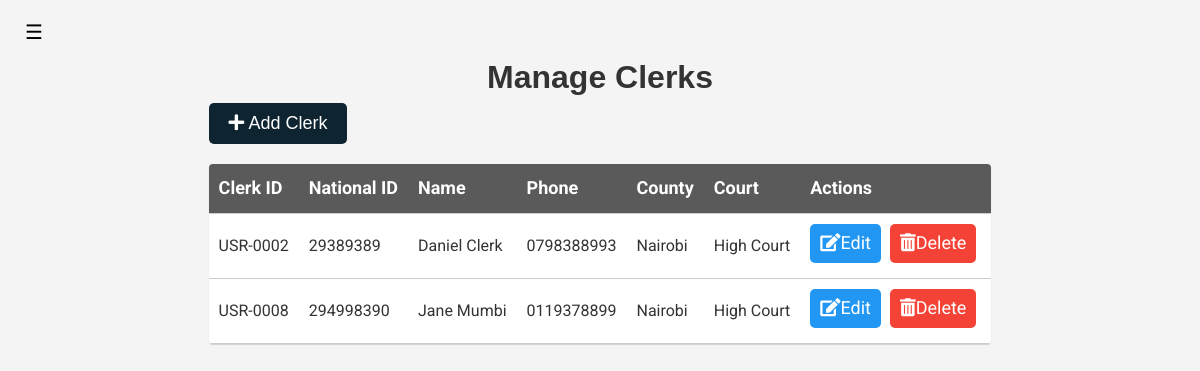
Before: /admin-manage-clerk (signed in) with the older database file.
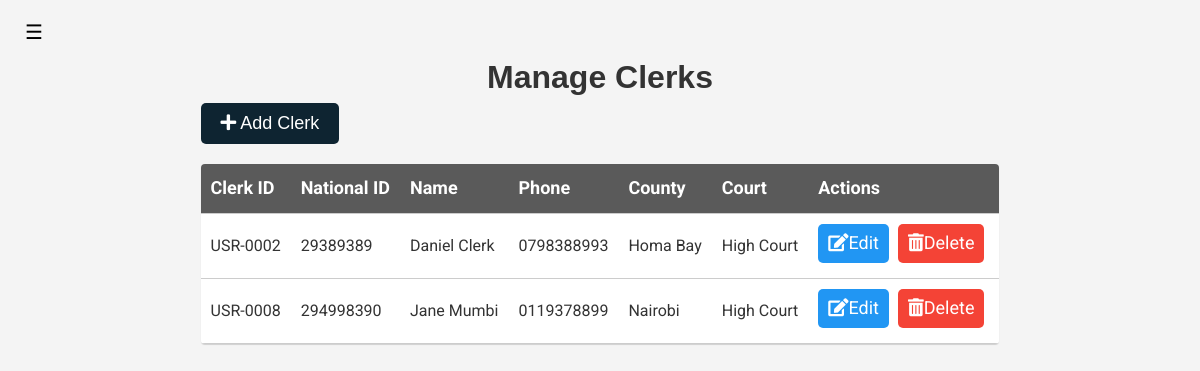
After: the same page with the newer database file.
### court_proceedings_management_application/models.py (models this page shows, shortened)
class User(AbstractUser, PermissionsMixin):
    ROLES = (
        ('admin', 'Admin'),
        ('clerk', 'Clerk'),
        ('judge', 'Judge'),
        ('participant', 'Participant'),
        ('lawyer', 'Lawyer'),
    )
    COUNTY_CHOICES = (
        ('Baringo', 'Baringo'),
        ('Bomet', 'Bomet'),
        ('Bungoma', 'Bungoma'),
        ('Busia', 'Busia'),
        ('Elgeyo Marakwet', 'Elgeyo Marakwet'),
        ('Embu', 'Embu'),
        ('Garissa', 'Garissa'),
        ('Homa Bay', 'Homa Bay'),
        ('Isiolo', 'Isiolo'),
        ('Kajiado', 'Kajiado'),
        ('Kakamega', 'Kakamega'),
        ('Kericho', 'Kericho'),
        ('Kiambu', 'Kiambu'),
        ('Kilifi', 'Kilifi'),
        ('Kirinyaga', 'Kirinyaga'),
        ('Kisii', 'Kisii'),
        ('Kisumu', 'Kisumu'),
        ('Kitui', 'Kitui'),
        ('Kwale', 'Kwale'),
        ('Laikipia', 'Laikipia'),
        ('Lamu', 'Lamu'),
        ('Machakos', 'Machakos'),
        ('Makueni', 'Makueni'),
        ('Mandera', 'Mandera'),
        ('Marsabit', 'Marsabit'),
        ('Meru', 'Meru'),
        ('Migori', 'Migori'),
        ('Mombasa', 'Mombasa'),
        ('Murang\'a', 'Murang\'a'),
        ('Nairobi', 'Nairobi'),
        ('Nakuru', 'Nakuru'),
        ('Nandi', 'Nandi'),
        ('Narok', 'Narok'),
        ('Nyamira', 'Nyamira'),
        ('Nyandarua', 'Nyandarua'),
        ('Nyeri', 'Nyeri'),
        ('Samburu', 'Samburu'),
        ('Siaya', 'Siaya'),
        ('Taita Taveta', 'Taita Taveta'),
        ('Tana River', 'Tana River'),
        ('Tharaka Nithi', 'Tharaka Nithi'),
    )
    TRIBE_CHOICES = (
        ('Kikuyu', 'Kikuyu'),
        ('Luhya', 'Luhya'),
        ('Luo', 'Luo'),
        ('Kalenjin', 'Kalenjin'),
        ('Kamba', 'Kamba'),
        ('Kisii', 'Kisii'),
        ('Mijikenda', 'Mijikenda'),
        ('Meru', 'Meru'),
        ('Turkana', 'Turkana'),
        ('Maasai', 'Maasai'),
        ('Embu', 'Embu'),
        ('Taita', 'Taita'),
        ('Giriama', 'Giriama'),
        ('Rendille', 'Rendille'),
        ('Borana', 'Borana'),
        ('Samburu', 'Samburu'),
        ('Pokomo', 'Pokomo'),
        ('Orma', 'Orma'),
        ('Elmolo', 'Elmolo'),
        ('Digo', 'Digo'),
        ('Swahili', 'Swahili'),
        ('Taveta', 'Taveta'),
        ('Kuria', 'Kuria'),
        ('Mbeere', 'Mbeere'),
        ('Tharaka', 'Tharaka'),
        ('Gusii', 'Gusii'),
        ('Ilchamus', 'Ilchamus'),
        ('Kalenjin', 'Kalenjin'),
        ('Kamba', 'Kamba'),
        ('Kikuyu', 'Kikuyu'),
        ('Kisii', 'Kisii'),
        ('Kuria', 'Kuria'),
        ('Luhya', 'Luhya'),
        ('Luo', 'Luo'),
        ('Maasai', 'Maasai'),
        ('Meru', 'Meru'),
        ('Mijikenda', 'Mijikenda'),
        ('Pokomo', 'Pokomo'),
        ('Rendille', 'Rendille'),
        ('Samburu', 'Samburu'),
        ('Somali', 'Somali'),
        ('Swahili', 'Swahili'),
        ('Taita', 'Taita'),
        ('Taveta', 'Taveta'),
        ('Tharaka', 'Tharaka'),
        ('Turkana', 'Turkana'),
        ('Gabra', 'Gabra'),
        ('Giriama', 'Giriama'),
    )
    GENDER_CHOICES = (
        ('male', 'Male'),
        ('female', 'Female'),
        ('prefer not to say', 'Prefer not to say'),
    )
    profile_image = models.ImageField(upload_to='profile_images/', null=True, blank=True, default='profile_images'
                                                                                                  '/default.png')
    user_id = models.CharField(max_length=30, unique=True)
    first_name = models.CharField(max_length=30)
    last_name = models.CharField(max_length=30, null=True, blank=True)
    username = models.CharField(max_length=30, unique=True)
    email = models.EmailField(unique=True)
    role = models.CharField(max_length=30, choices=ROLES, default='observer')
    national_id = models.IntegerField(unique=True)
    county_of_residence = models.CharField(max_length=30, choices=COUNTY_CHOICES, default='Nairobi')
    phone_number = models.CharField(max_length=15, blank=True)
    gender = models.CharField(max_length=30, choices=GENDER_CHOICES, default='prefer not to say')
    tribe = models.CharField(max_length=30, choices=TRIBE_CHOICES, default='Kikuyu')
    date_of_birth = models.DateField()
    address = models.CharField(max_length=255)
    password = models.CharField(max_length=30)
    is_active = models.BooleanField(default=True)
    is_staff = models.BooleanField(default=False)
    is_superuser = models.BooleanField(default=False)
    date_joined = models.DateTimeField(auto_now_add=True)
    created_by = models.ForeignKey('self', on_delete=models.SET_NULL, null=True, blank=True)
    is_approved = models.BooleanField(default=False)
    courts = models.ManyToManyField('Court', related_name='users', blank=True)
    @property
    def is_authenticated(self):
        return bool(self.username and self.password)

class Court(models.Model):
    COURT_TYPES = (
        ('high court', 'High Court'),
        ('magistrate court', 'Magistrate Court'),
        ('environment court', 'Environment and Land Court'),
        ('labour court', 'Employment and Labour Court'),
        ('anti-corruption court', 'Anti-Corruption Court'),
        ('children court', 'Children\'s Court'),
        ('maritime court', 'Maritime Court'),
        ('military court', 'Military Court'),
        ('tax court', 'Tax Court'),
        ('appeal court', 'Court of Appeal'),
        ('supreme court', 'Supreme Court'),
    )
    name = models.CharField(max_length=255)
    court_id = models.CharField(max_length=30, unique=True)
    court_logo = models.ImageField(upload_to='court_logos/', null=True, blank=True,
                                   default='../static/images/default_court.png')
    court_email = models.EmailField()
    court_phone = models.CharField(max_length=15, blank=True)
    court_address = models.CharField(max_length=255)
    location = models.CharField(max_length=255, choices=User.COUNTY_CHOICES)
    court_type = models.CharField(max_length=255, choices=COURT_TYPES)
    created_by = models.ForeignKey(User, on_delete=models.CASCADE)
    created_on = models.DateTimeField(auto_now_add=True, null=True)

### court_proceedings_management_application/views.py (the view)
# urls.py: path('admin-manage-clerk', views.AdminManageClerksView.as_view(), name='admin-manage-clerk'),
class AdminManageClerksView(View):
    def __init__(self, *args, **kwargs):
        super().__init__(*args, **kwargs)
        self.user_service = UserService()
    def get(self, request):
        if not request.user.is_authenticated:
            return redirect('login')
        user = request.user
        user_info = self.user_service.get_user_info(user.username)
        try:
            clerks = self.user_service.get_user_by_role('clerk')
        except:
            clerks = None
            messages.error(request, 'No clerks found in the database', extra_tags='toast')
        context = {
            'clerks': clerks,
            'user_info': user_info
        }
        return render(request, 'admin-manage-clerk.html', context)

### court_proceedings_management_application/interfaces/user_database.py (called while the page is built)
    def get_user_info(self, username):
        try:
            return get_object_or_404(User, username=username)
        except User.DoesNotExist:
            return UserDoesNotExist(f'User with username {username} does not exist')

    def get_user_by_role(self, role):
        try:
            return User.objects.filter(role=role)
        except User.DoesNotExist:
            return UserDoesNotExist(f'User with role {role} does not exist')

### court_proceedings_management_application/interfaces/user_service.py (called while the page is built)
    def get_user_info(self, username):
        try:
            return self.user_database.get_user_info(username)
        except UserDoesNotExist as e:
            print(e)
            return None

    def get_user_by_role(self, role):
        try:
            return self.user_database.get_user_by_role(role)
        except UserDoesNotExist as e:
            print(e)
            return None

### templates/admin-manage-clerk.html (shortened to what this page needs)
{% extends 'sidebar.html' %}
{% load static %}
    {% block title %}
        Manage Clerks
    {% endblock %}
    {% block content %}
        <article aria-label="clerk-table">
            <button class="btn btn-primary btn-primary-action" onclick="redirectToCreateClerk()"><i
                    class="fas fa-plus"></i> Add
                Clerk
            </button>
            <div class="table-container">
                <table class="material-table">
                    <thead>
                    <tr>
                        <th>Clerk ID</th>
                        <th>National ID</th>
                        <th>Name</th>
                        <th>Phone</th>
                        <th>County</th>
                        <th>Court</th>
                        <th>Actions</th>
                    </tr>
                    </thead>
                    <tbody>
                    {% for clerk in clerks %}
                        <tr>
                            <td>{{ clerk.user_id }}</td>
                            <td>{{ clerk.national_id }}</td>
                            <td>{{ clerk.first_name }} {{ clerk.last_name }}</td>
                            <td>{{ clerk.phone_number }}</td>
                            <td>{{ clerk.county_of_residence }}</td>
                            {% if clerk.courts.all %}
                                {% with clerk.courts.all as courts %}
                                    {% if courts|length == 0 %}
                                        <td>NA</td>
                                    {% elif courts|length == 1 %}
                                        <td>{{ courts.0.name }}</td>
                                    {% else %}
                                        <td>{{ courts.0.name }} & {{ courts|length|add:"-1" }} Others</td>
                                    {% endif %}
                                {% endwith %}
                            {% else %}
                                <td>NA</td>
                            {% endif %}
                            <td>
                                <a class="btn btn-info btn-secondary-action"
                                   href="{% url 'admin-edit-clerk' user_id=clerk.id %}"><i
                                        class="fas fa-edit"></i>Edit</a>
                                <a class="btn btn-danger btn-secondary-action"
                                   href="{% url 'admin-delete-clerk' user_id=clerk.id %}"
                                   onclick="confirmDeleteDialog(event, this.href)"><i
                                        class="fas fa-trash-alt"></i>Delete</a>
                            </td>
                        </tr>
                    {% endfor %}
                    </tbody>
                </table>
            </div>
        </article>
    {% endblock %}

Changed rows visible on the page:
changed User "USR-0002": county_of_residence "Nairobi" → "Homa Bay"
